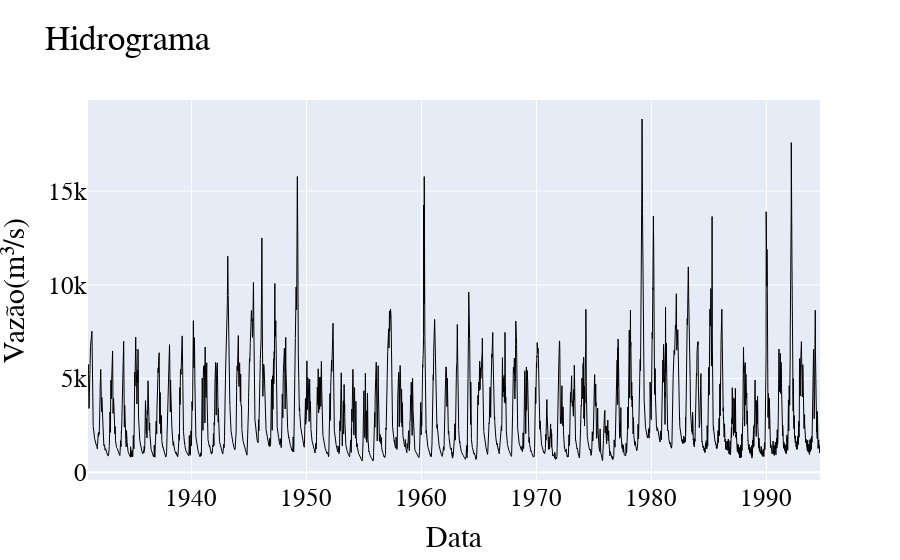
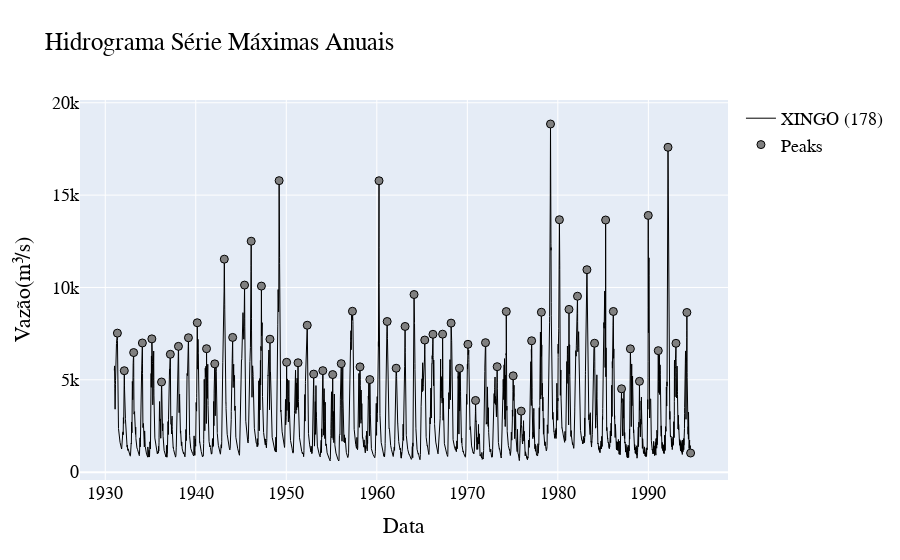

The notebook cell these images were saved under, in order:
### Code cell
file = "ONS_daily_flow.csv"
dados = pd.read_csv(file, index_col=0, parse_dates=True)
dados = pd.DataFrame(dados["XINGO (178)"])

#Filtrando período de análise ()
#dados = dados[(dados.index >= "1994-09-01") & (dados.index <= "2018-08-31")]
dados = dados[dados.index <= "1994-09-01"]

#Convetendo obj pandas para Series Flow
dados = Flow(pd.DataFrame(dados["XINGO (178)"]))

#Gerando hidrograma
fig, data = dados.plot_hydrogram()
#py.offline.plot(fig, filename='gráficos/hidrograma.html')
pio.show(fig)

#Calculando picos anuais
peaks_max = dados.maximum(station="XINGO (178)")

#Gerando hidrograma destanco os valores de pico
fig, data = peaks_max.plot_hydrogram()
#py.offline.plot(fig, filename='gráficos/histo_max.html')
pio.show(fig)

### Figure 1 — Plotly figure (JSON) as saved in the notebook; plotly's stock layout.template omitted (floating-point values rounded to 4 significant figures; data arrays with more than 128 entries replaced by an {"elided": "..."} marker saying what was removed)
{"data": [{"connectgaps": false, "line": {"color": "rgb(0,0,0)", "width": 1}, "name": "XINGO (178)", "opacity": 1, "type": "scatter", "x": {"elided": "23255 str values"}, "y": {"elided": "23255 int values"}}], "layout": {"font": {"color": "rgb(0,0,0)", "family": "Time New Roman", "size": 25}, "title": {"text": "Hidrograma"}, "xaxis": {"title": {"text": "Data"}}, "yaxis": {"title": {"text": "Vazão(m³/s)"}}}}

### Figure 2 — Plotly figure (JSON) as saved in the notebook; plotly's stock layout.template omitted (floating-point values rounded to 4 significant figures; data arrays with more than 128 entries replaced by an {"elided": "..."} marker saying what was removed)
{"data": [{"connectgaps": false, "line": {"color": "rgb(0,0,0)", "width": 1}, "name": "XINGO (178)", "opacity": 1, "type": "scatter", "x": {"elided": "23255 str values"}, "y": {"elided": "23255 int values"}}, {"marker": {"color": "rgb(128, 128, 128)", "line": {"color": "rgb(0, 0, 0)", "width": 1}, "size": 8}, "mode": "markers", "name": "Peaks", "opacity": 1, "type": "scatter", "x": ["1931-05-06T00:00:00", "1932-02-09T00:00:00", "1933-02-20T00:00:00", "1934-02-07T00:00:00", "1935-02-24T00:00:00", "1936-03-21T00:00:00", "1937-03-11T00:00:00", "1938-02-02T00:00:00", "1939-03-12T00:00:00", "1940-03-02T00:00:00", "1941-03-11T00:00:00", "1942-02-06T00:00:00", "1943-02-26T00:00:00", "1944-01-29T00:00:00", "1945-05-23T00:00:00", "1946-02-15T00:00:00", "1947-04-03T00:00:00", "1948-03-13T00:00:00", "1949-03-18T00:00:00", "1950-01-15T00:00:00", "1951-04-20T00:00:00", "1952-04-25T00:00:00", "1953-01-11T00:00:00", "1954-01-14T00:00:00", "1955-02-16T00:00:00", "1956-01-27T00:00:00", "1957-04-23T00:00:00", "1958-02-22T00:00:00", "1959-03-26T00:00:00", "1960-03-31T00:00:00", "1961-02-23T00:00:00", "1962-02-20T00:00:00", "1963-02-15T00:00:00", "1964-02-12T00:00:00", "1965-04-19T00:00:00", "1966-03-16T00:00:00", "1967-04-09T00:00:00", "1968-03-17T00:00:00", "1969-02-17T00:00:00", "1970-01-25T00:00:00", "1970-11-29T00:00:00", "1972-01-04T00:00:00", "1973-04-19T00:00:00", "1974-04-22T00:00:00", "1975-01-25T00:00:00", "1975-12-15T00:00:00", "1977-02-08T00:00:00", "1978-03-08T00:00:00", "1979-03-11T00:00:00", "1980-03-05T00:00:00", "1981-03-26T00:00:00", "1982-03-04T00:00:00", "1983-03-20T00:00:00", "1984-01-22T00:00:00", "1985-04-13T00:00:00", "1986-02-18T00:00:00", "1987-01-15T00:00:00", "1988-01-06T00:00:00", "1989-01-07T00:00:00", "1989-12-27T00:00:00", "1991-02-05T00:00:00", "1992-03-03T00:00:00", "1993-01-19T00:00:00", "1994-04-04T00:00:00", "1994-09-01T00:00:00"], "y": [7527, 5493, 6476, 6994, 7217, 4882, 6382, 6811, 7278, 8090, 6685, 5863, 11532, 7296, 10129, 12505, 10075, 7199, 15785, 5948, 5923, 7956, 5308, 5496, 5284, 5874, 8711, 5701, 5013, 15779, 8158, 5627, 7889, 9618, 7153, 7464, 7471, 8070, 5621, 6923, 3882, 7011, 5711, 8696, 5215, 3304, 7114, 8659, 18851, 13668, 8813, 9526, 10962, 6980, 13653, 8701, 4514, 6677, 4918, 13902, 6579, 17591, 6977, 8646, 1036]}], "layout": {"font": {"color": "rgb(0,0,0)", "family": "Time New Roman", "size": 18}, "title": {"text": "Hidrograma Série Máximas Anuais"}, "xaxis": {"title": {"text": "Data"}}, "yaxis": {"title": {"text": "Vazão(m³/s)"}}}}
